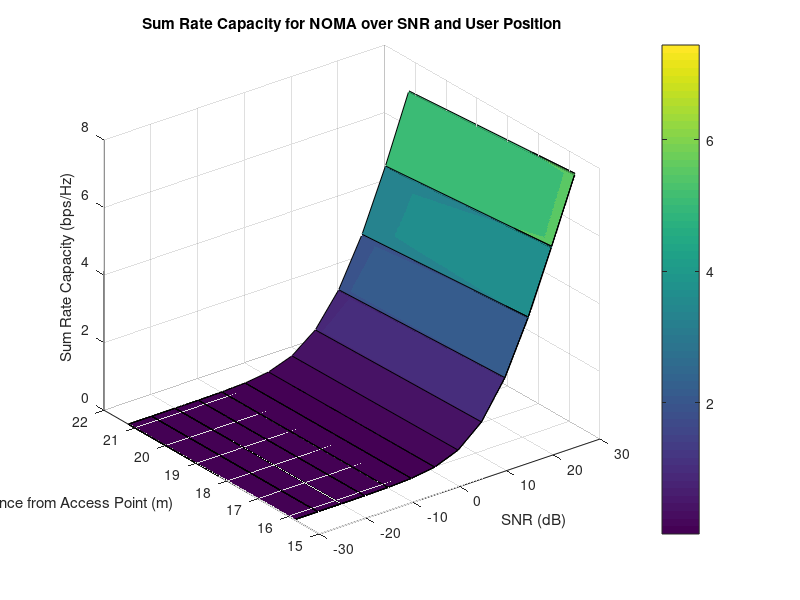
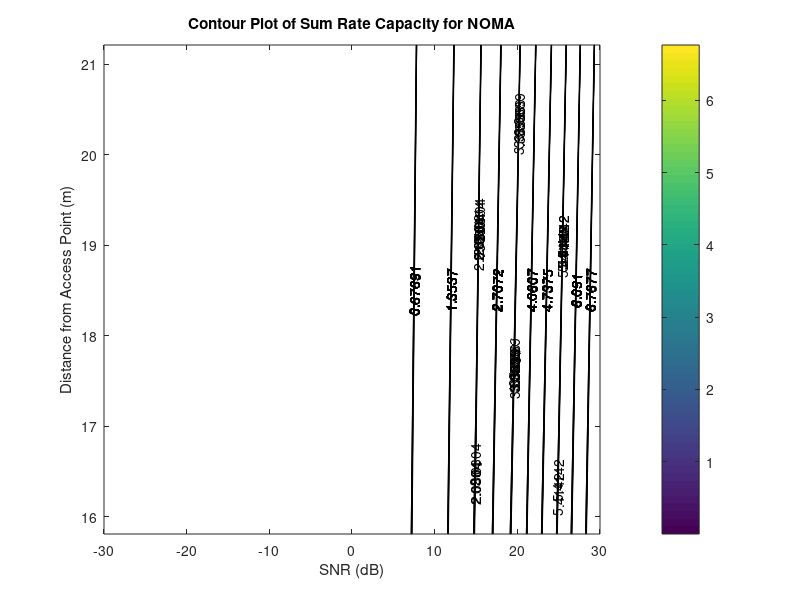
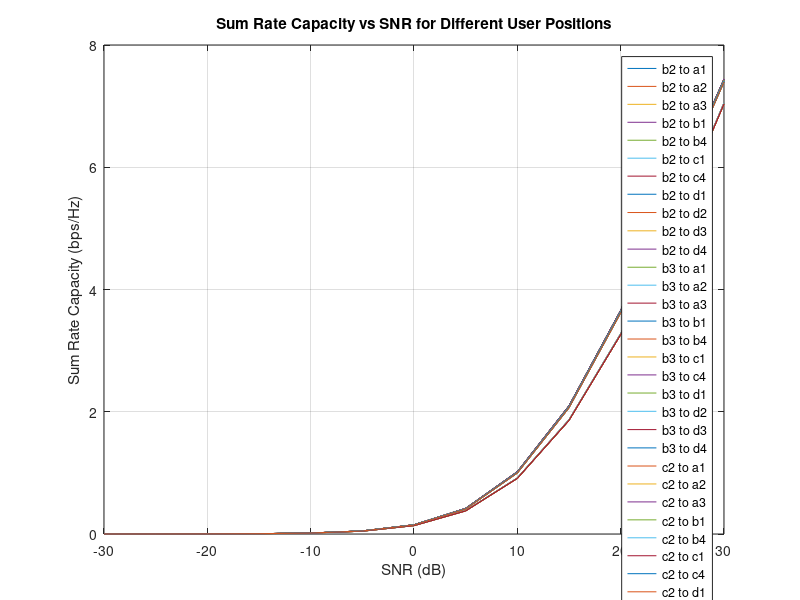

MATLAB code to generate these figures, in order:
clc; 
clear variables; 
close all;

seed = 10;
rng(seed);
total_energy_consumed_OMA = 0;
total_energy_consumed_NOMA = 0;

%transmit power range
Pt = -114:5:-54;	%in dB
pt = db2pow(Pt);	%in linear scale

rate1 = 1; rate2 = 2;       %Target rate of users in bps/Hz

N = 10^4; %Length of bit stream
dgap = [0.1,1,100]; %in meters

un = 7.071;
uf = [21.2132, 15.811, 15.811, 21.2132, 15.811, 15.811, 15.811, 15.811, 21.2132, 15.811, 15.811, 21.2132];

% for jk = 1:4
    
    for m = 1:12 %dgap values loop 
        d2 = un; %near user %Distance of users
        d1 = uf(m); %far user
        eta = 4; %Path loss exponent

        %Rayleigh fading coefficients of both users
        h1 = (sqrt(d1^-eta))*(randn(N,1) + 1i*randn(N,1))/sqrt(2); %far
        h2 = (sqrt(d2^-eta))*(randn(N,1) + 1i*randn(N,1))/sqrt(2); %near

        %Channel gains
        g1 = (abs(h1)).^2;
        g2 = (abs(h2)).^2;
        ga1(m) = mean((abs(h1)).^2);
        ga2(m) = mean((abs(h2)).^2);
       

        BW = 10^9; %bandwidth
        No = -174 + 10*log10(BW);
        no = (10^-3)*db2pow(No); 

        SNR = Pt - No;

        %Generate noise samples for both users
        w1 = sqrt(no)*(randn(1,N)+1i*randn(1,N))/sqrt(2);
        w2 = sqrt(no)*(randn(1,N)+1i*randn(1,N))/sqrt(2);

        %Generate random binary data for two users
        data1 = randi([0 1],1,N);  %Data bits of user 1
        data2 = randi([0 1],1,N);  %Data bits of user 2
 
        %Do BPSK modulation of data
        x1 = 2*data1 - 1;
        x2 = 2*data2 - 1;

        %Pt = 0:2:40;                %Transmit power in dBm
        %pt = (10^-3)*10.^(Pt/10);   %Transmit power in linear scale
        %BW = 10^6;                  %System bandwidth
        %No = -174 + 10*log10(BW);   %Noise power (dBm)
        %no = (10^-3)*10.^(No/10);   %Noise power (linear scale)

        %Power allocation coefficients
        a1 = 0.75; 
        a2 = 1-a1; 
        %a3 = 1-(a1+a2);

        C_noma = zeros(12,length(pt));
        C_oma = zeros(12,length(pt));
        SINR_noma = zeros(12,length(pt));
        SINR_oma = zeros(12,length(pt));

        p = length(Pt);
        pn1 = zeros(12,length(Pt));
        pn2 = zeros(12,length(Pt));
        po1 = zeros(12,length(Pt));
        po2 = zeros(12,length(Pt));

        for u = 1:p

            %IMPROVED FAIR PA%
            %a1 = epsilon*(no + pt*g1)./(pt*g1*(1+epsilon));
            %a1(a1>1) = 0;
            %a2 = 1 - a1;

        %%%%%%%%%%%%%%%%%%%%%%%%%%%%%%%%%%%%%%%%%%%%%%%%%%%%%%%%%%%%%%%%%     
            %capacity
            %NOMA capacity calculation
            C_noma_1 = log2(1 + pt(u)*a1.*g1./(pt(u)*a2.*g1+no)); %far user
            C_noma_12 = log2(1 + pt(u)*a1.*g2./(pt(u)*a2.*g2+no));
            C_noma_2 = log2(1 + pt(u)*a2.*g2/no); %near user  


            %gamma_far(u) = mean(C_noma_2);
            C_noma_sum(m,u) = mean(C_noma_1 + C_noma_2);  %Sum capacity of NOMA

            %OMA capacity calculation
            C_oma_1 = (1/2)*log2(1 + pt(u)*g1/no);    %User 1
            C_oma_12 = (1/2)*log2(1 + pt(u)*g1/no);
            C_oma_2 = (1/2)*log2(1 + pt(u)*g2/no);    %User 2

            C_oma_sum(m,u) = mean(C_oma_1 + C_oma_2); %Sum capacity of OMA

            %Average of achievable rates
            R1_av(m,u) = mean(C_noma_1);
            R2_av(m,u) = mean(C_noma_2);
            
            ga1(m,u) = mean((abs(h1)).^2);
            ga2(m,u) = mean((abs(h2)).^2);

        %%%%%%%%%%%%%%%%%%%%%%%%%%%%%%%%%%%%%%%%%%%%%%%%%%%%%%%%%%%%%%%%%        

            %Recieved SINR
            %NOMA recieved SINR

            SINR_noma_1(m,u) = mean(pt(u)*a1.*g1./(pt(u)*a2.*g1+no)); %far user 
            SINR_noma_2(m,u) = mean(pt(u)*a2.*g2/no); %near user

            %OMA Recieved SNR

            SINR_oma_1(m,u) = mean(pt(u)*g1/no);
            SINR_oma_2(m,u) = mean(pt(u)*g2/no);
            
            
            % Energy consumed for this transmission (assuming energy is proportional to power and time)
            energy_for_this_transmission = pt(u) * (N/BW); % N/BW gives the time for the transmission
            total_energy_consumed_OMA = total_energy_consumed_OMA + energy_for_this_transmission;
            total_energy_consumed_NOMA = total_energy_consumed_NOMA + energy_for_this_transmission;


        %%%%%%%%%%%%%%%%%%%%%%%%%%%%%%%%%%%%%%%%%%%%%%%%%%%%%%%%%%%%%%%%%       

            %Outage Probability
            %NOMA 

            for k = 1:N
                if C_noma_1(k) < rate1
                    pn1(u) = pn1(u)+1;
                end
                if (C_noma_12(k) < rate1)||(C_noma_2(k) < rate2)
                    pn2(u) = pn2(u)+1;
                end
            end

            poutNoma1(m,u) = pn1(u)/N;
            poutNoma2(m,u) = pn2(u)/N;


            %OMA 
            for ko = 1:N
                if C_oma_1(ko) < rate1
                    po1(u) = po1(u)+1;
                end
                if (C_oma_2(ko) < rate2)
                    po2(u) = po2(u)+1;
                end
            end

            poutoma1(m,u) = po1(u)/N;
            poutoma2(m,u) = po2(u)/N;


        %%%%%%%%%%%%%%%%%%%%%%%%%%%%%%%%%%%%%%%%%%%%%%%%%%%%%%%%%%%%%%%%% 

        %BER
        %NOMA

            %Do superposition coding
            x = sqrt(pt(u))*(sqrt(a1)*x1 + sqrt(a2)*x2);
            %Received signals
            y1 = h1'.*x + w1;
            y2 = h2'.*x + w2;

            %Equalize 
            eq1 = y1./h1';
            eq2 = y2./h2';

            %AT USER 1--------------------
            %Direct decoding of x1 from y1
            x1_hat = zeros(1,N);
            x1_hat(eq1>0) = 1;

            %Compare decoded x1_hat with data1 to estimate BER
            ber1(m,u) = biterr(data1,x1_hat)/N;

            %----------------------------------

            %AT USER 2-------------------------
            %Direct decoding of x1 from y2
            x12_hat = ones(1,N);
            x12_hat(eq2<0) = -1;

            y2_dash = eq2 - sqrt(a1*pt(u))*x12_hat;
            x2_hat = zeros(1,N);
            x2_hat(real(y2_dash)>0) = 1;

            ber2(m,u) = biterr(x2_hat, data2)/N;
            %-----------------------------------


        %OMA
            %ip = rand(1,N)>0.5; % generating 0,1 with equal probability
            

            %Transmission signals
            xoma1 = sqrt(pt(u))*x1;
            xoma2 = sqrt(pt(u))*x2;

            %Received signals
            y1oma = h1'.*xoma1 + w1;
            y2oma = h2'.*xoma2 + w2;

            % equalization
            y1Hat = y1oma./h1';
            y2Hat = y2oma./h2'; 

            % receiver - hard decision decoding
            ipHat1 = real(y1Hat)>0;
            ipHat2 = real(y2Hat)>0;

            % counting the errors
            nErr1(m,u) = size(find([data1- ipHat1]),2);
            nErr2(m,u) = size(find([data2- ipHat2]),2);

            simBer1(m,u) = nErr1(m,u)/N; % simulated ber
            simBer2(m,u) = nErr2(m,u)/N;
       
        end
        
        SNR = Pt - No;

    end
    
[SNR_grid, uf_grid] = meshgrid(SNR, uf);

figure;
surf(SNR_grid, uf_grid, C_noma_sum);
xlabel('SNR (dB)');
ylabel('Distance from Access Point (m)');
zlabel('Sum Rate Capacity (bps/Hz)');
title('Sum Rate Capacity for NOMA over SNR and User Position');
colorbar;

figure;
contourf(SNR_grid, uf_grid, C_noma_sum, 'ShowText','on');
xlabel('SNR (dB)');
ylabel('Distance from Access Point (m)');
title('Contour Plot of Sum Rate Capacity for NOMA');
colorbar;

    
% Calculate metrics after the loop for OMA and NOMA
energy_efficiency_OMA = N / total_energy_consumed_OMA;
energy_efficiency_NOMA = N / total_energy_consumed_NOMA;

spectral_efficiency_OMA = mean(C_oma_sum(:,u)) / BW;
spectral_efficiency_NOMA = mean(C_noma_sum(:,u)) / BW;

data_throughput_OMA = mean(C_oma_sum(:,u));
data_throughput_NOMA = mean(C_noma_sum(:,u));

data_loss_rate_OMA_user1 = simBer1(m,u);
data_loss_rate_OMA_user2 = simBer2(m,u);
data_loss_rate_NOMA_user1 = ber1(m,u);
data_loss_rate_NOMA_user2 = ber2(m,u);

% Display the metrics for OMA and NOMA
disp('Metrics for OMA:');
disp(['Energy Efficiency: ', num2str(energy_efficiency_OMA)]);
disp(['Spectral Efficiency: ', num2str(spectral_efficiency_OMA)]);
disp(['Data Throughput: ', num2str(data_throughput_OMA)]);
disp(['Data Loss Rate (User 1): ', num2str(data_loss_rate_OMA_user1)]);
disp(['Data Loss Rate (User 2): ', num2str(data_loss_rate_OMA_user2)]);

disp('Metrics for NOMA:');
disp(['Energy Efficiency: ', num2str(energy_efficiency_NOMA)]);
disp(['Spectral Efficiency: ', num2str(spectral_efficiency_NOMA)]);
disp(['Data Throughput: ', num2str(data_throughput_NOMA)]);
disp(['Data Loss Rate (User 1): ', num2str(data_loss_rate_NOMA_user1)]);
disp(['Data Loss Rate (User 2): ', num2str(data_loss_rate_NOMA_user2)]);

% Define the position grid
position_grid = {'a1', 'a2', 'a3', 'a4', 
                 'b1', 'b2', 'b3', 'b4',
                 'c1', 'c2', 'c3', 'c4',
                 'd1', 'd2', 'd3', 'd4'};

% Define the near user positions
near_user_positions = {'b2', 'b3', 'c2', 'c3'};

% Define the far user positions based on the uf array
far_user_positions = {'a1', 'a2', 'a3', 'b1', 'b4', 'c1', 'c4', 'd1', 'd2', 'd3', 'd4'};

% Create a figure
figure;

% Loop through each combination of near and far user positions
for i = 1:length(near_user_positions)
    for j = 1:length(far_user_positions)
        % Extract the sum rate capacity for the current combination
        sum_rate = C_noma_sum(j, :); % Assuming C_noma_sum is indexed by the far user position
        
        % Plot the sum rate capacity vs SNR
        plot(SNR, sum_rate, 'DisplayName', [near_user_positions{i} ' to ' far_user_positions{j}]);
        hold on;
    end
end

% Add labels and legend
xlabel('SNR (dB)');
ylabel('Sum Rate Capacity (bps/Hz)');
title('Sum Rate Capacity vs SNR for Different User Positions');
legend('Location', 'best');
grid on;
hold off;
